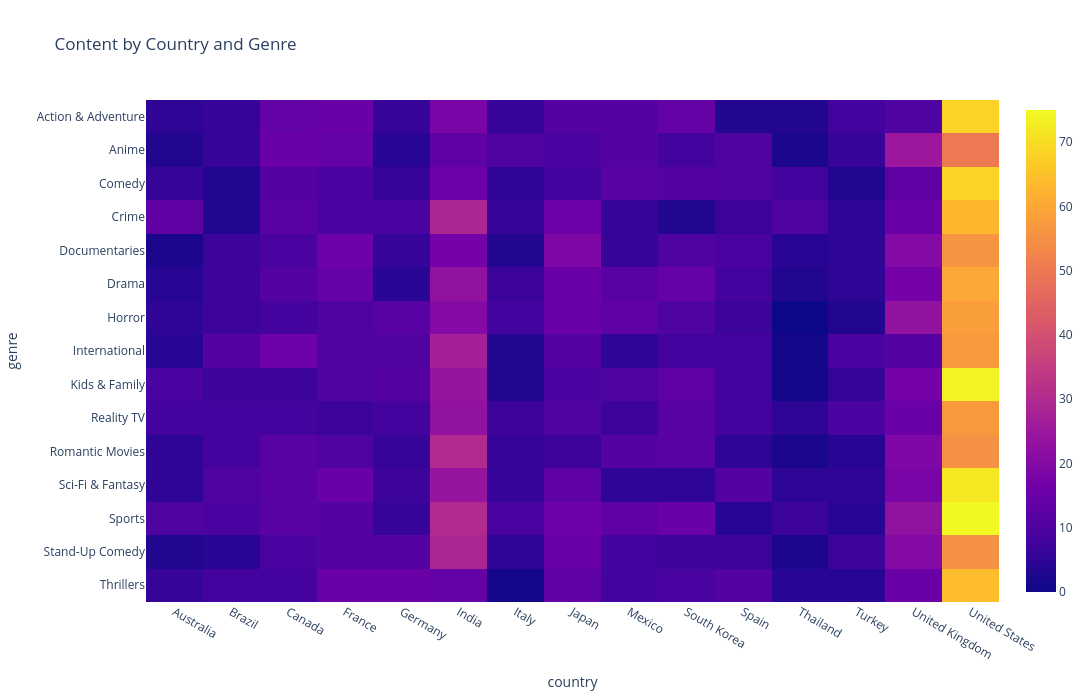

Notebook code for this chart:
### Markdown cell above
### Example 2 — Heatmap: content by country and genre (annotated)

### Code cell
# exploratory

cg = df.groupby(['country','genre']).size().reset_index(name='count')
pivot2 = cg.pivot(index='genre', columns='country', values='count').fillna(0)

fig = px.imshow(pivot2, 
                title='Content by Country and Genre', 
                width=1100, height=700, aspect='auto')
fig.show()
# Too many genres — unreadable. Need to filter.

### Figure 1 — Plotly figure (JSON) as saved in the notebook; plotly's stock layout.template omitted (floating-point values rounded to 4 significant figures; data arrays with more than 128 entries replaced by an {"elided": "..."} marker saying what was removed)
{"data": [{"coloraxis": "coloraxis", "hovertemplate": "country: %{x}<br>genre: %{y}<br>color: %{z}<extra></extra>", "name": "0", "type": "heatmap", "x": ["Australia", "Brazil", "Canada", "France", "Germany", "India", "Italy", "Japan", "Mexico", "South Korea", "Spain", "Thailand", "Turkey", "United Kingdom", "United States"], "xaxis": "x", "y": ["Action & Adventure", "Anime", "Comedy", "Crime", "Documentaries", "Drama", "Horror", "International", "Kids & Family", "Reality TV", "Romantic Movies", "Sci-Fi & Fantasy", "Sports", "Stand-Up Comedy", "Thrillers"], "yaxis": "y", "z": {"elided": "15x15 int values"}}], "layout": {"coloraxis": {"colorscale": [[0, "#0d0887"], [0.1111, "#46039f"], [0.2222, "#7201a8"], [0.3333, "#9c179e"], [0.4444, "#bd3786"], [0.5556, "#d8576b"], [0.6667, "#ed7953"], [0.7778, "#fb9f3a"], [0.8889, "#fdca26"], [1, "#f0f921"]]}, "height": 700, "title": {"text": "Content by Country and Genre"}, "width": 1100, "xaxis": {"anchor": "y", "autorange": true, "domain": [0, 1], "range": [-0.5, 14.5], "title": {"text": "country"}, "type": "category"}, "yaxis": {"anchor": "x", "autorange": true, "domain": [0, 1], "range": [14.5, -0.5], "title": {"text": "genre"}, "type": "category"}}}
